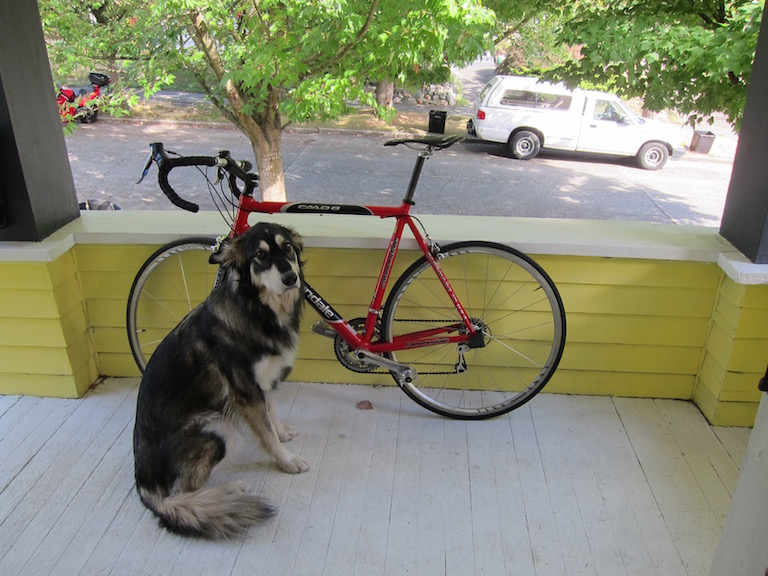
#> input picture example.jpg, 768 x 576 px
$ python cutout.py
#> lines starting #> are read from the running program, lines starting #| are printed output that depends on the picture; after the words box and inside, x2 and y2 are one past the last pixel; in counts of white or black regions, pixels touching at a corner belong together
#> in main, img is the input picture: shape (576, 768, 3); mean B, G, R 114.1, 135.7, 134.4
import cv2
import random

def cutout(img):
    h, w = img.shape[:2]
#> h = 576; w = 768
    scales = [0.5] * 1 + [0.25] * 2 + [0.125] * 4 + [0.0625] * 8 + [0.03125] * 16
    for s in scales:
        mask_h = random.randint(1, int(h * s))
        mask_w = random.randint(1, int(w * s))

        # box
        xmin = max(0, random.randint(0, w) - mask_w // 2)
        ymin = max(0, random.randint(0, h) - mask_h // 2)
        xmax = min(w, xmin + mask_w)
        ymax = min(h, ymin + mask_h)

        img[ymin:ymax, xmin:xmax] = [random.randint(0, 255) for _ in range(3)]
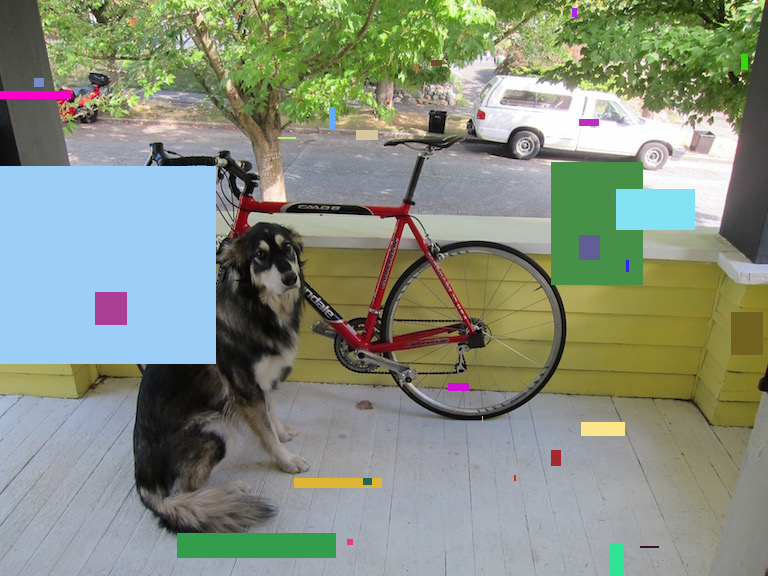
#> img: shape (576, 768, 3); 14.78% of pixels changed, all inside (x1, y1, x2, y2) = (0, 8, 763, 576)

def main():
    # Load an example image (you should replace this with your own image)
    image_path = 'example.jpg'
    img = cv2.imread(image_path)

    if img is None:
        print(f"Error: Unable to load image from '{image_path}'")
        return

    # Apply the cutout function
    cutout(img)

    # Display the original and modified images
    cv2.imshow('Original Image', cv2.imread(image_path))
    cv2.imshow('Modified Image', img)
    cv2.waitKey(0)
    cv2.destroyAllWindows()

if __name__ == "__main__":
    main()
